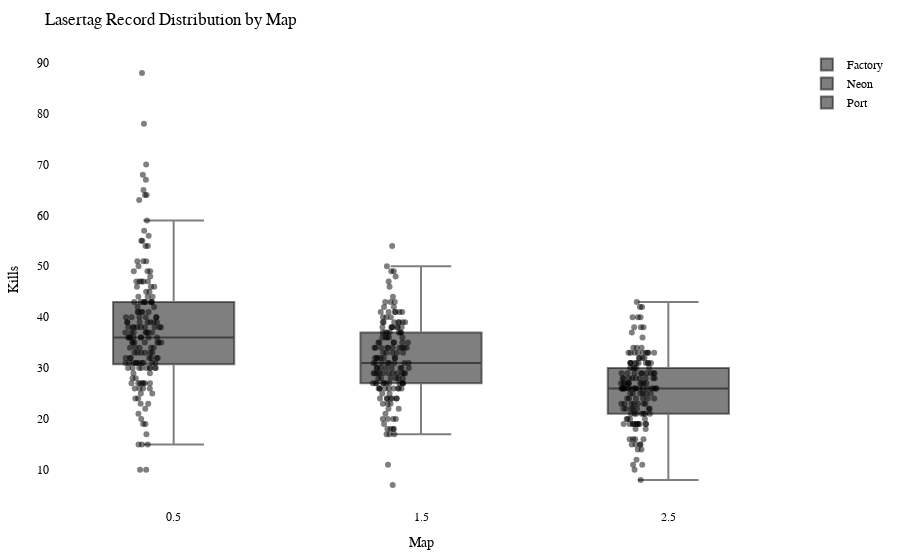

This figure's notebook cell:
### Code cell
import plotly.graph_objects as go
import plotly.io as pio

df = getRecordsDataframe(minigame="Lasertag")

# Calculate the offset for centering the data points
num_columns = len(df.columns)
offset = 0.5

# Create a Swarm plot using Plotly
fig = go.Figure()

for i, column in enumerate(df.columns):
    x_values = [i + offset] * len(df[column])  # Adjust x-values with offset for horizontal centering
    fig.add_trace(go.Box(x=x_values,
                         y=df[column],
                         name=column,
                         boxpoints='all',
                         pointpos=-0.5,  # Adjust point position to prevent overlapping
                         marker=dict(color='rgba(0,0,0,0.5)', size=6),  # Adjust marker color and size
                         hovertext=df.index,
                         hoverinfo='text+y'))

fig.update_layout(title="Lasertag Record Distribution by Map",
                  xaxis=dict(title="Map"),
                  yaxis=dict(title="Kills"),
                  showlegend=True,
                  font=dict(family="Arial", size=12, color="black"),  # Customize font
                  plot_bgcolor="white",  # Set background color
                  margin=dict(l=50, r=50, t=50, b=50),  # Adjust margins for better layout
                  )

pio.show(fig)

pio.write_html(fig, "out/laser_swarm_plot.html")

### Figure 1 — Plotly figure (JSON) as saved in the notebook; plotly's stock layout.template omitted (floating-point values rounded to 4 significant figures; data arrays with more than 128 entries replaced by an {"elided": "..."} marker saying what was removed)
{"data": [{"boxpoints": "all", "hoverinfo": "text+y", "hovertext": {"elided": "172 str values"}, "marker": {"color": "rgba(0,0,0,0.5)", "size": 6}, "name": "Factory", "pointpos": -0.5, "type": "box", "x": {"elided": "172 float values"}, "y": {"elided": "172 int values"}}, {"boxpoints": "all", "hoverinfo": "text+y", "hovertext": {"elided": "172 str values"}, "marker": {"color": "rgba(0,0,0,0.5)", "size": 6}, "name": "Neon", "pointpos": -0.5, "type": "box", "x": {"elided": "172 float values"}, "y": {"elided": "172 int values"}}, {"boxpoints": "all", "hoverinfo": "text+y", "hovertext": {"elided": "172 str values"}, "marker": {"color": "rgba(0,0,0,0.5)", "size": 6}, "name": "Port", "pointpos": -0.5, "type": "box", "x": {"elided": "172 float values"}, "y": {"elided": "172 int values"}}], "layout": {"font": {"color": "black", "family": "Arial", "size": 12}, "margin": {"b": 50, "l": 50, "r": 50, "t": 50}, "plot_bgcolor": "white", "showlegend": true, "title": {"text": "Lasertag Record Distribution by Map"}, "xaxis": {"title": {"text": "Map"}}, "yaxis": {"title": {"text": "Kills"}}}}
